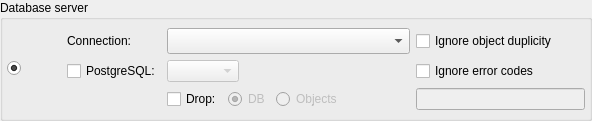
           <widget class="QGroupBox" name="groupBox">
            <property name="sizePolicy">
             <sizepolicy hsizetype="Preferred" vsizetype="Fixed">
              <horstretch>0</horstretch>
              <verstretch>0</verstretch>
             </sizepolicy>
            </property>
            <property name="title">
             <string>Database server</string>
            </property>
            <property name="checkable">
             <bool>false</bool>
            </property>
            <layout class="QGridLayout" name="gridLayout_9">
             <property name="leftMargin">
              <number>4</number>
             </property>
             <property name="topMargin">
              <number>4</number>
             </property>
             <property name="rightMargin">
              <number>4</number>
             </property>
             <property name="bottomMargin">
              <number>4</number>
             </property>
             <item row="0" column="2">
              <widget class="QWidget" name="export_to_dbms_wgt" native="true">
               <property name="sizePolicy">
                <sizepolicy hsizetype="Preferred" vsizetype="Preferred">
                 <horstretch>0</horstretch>
                 <verstretch>0</verstretch>
                </sizepolicy>
               </property>
               <layout class="QGridLayout" name="gridLayout_8">
                <property name="leftMargin">
                 <number>4</number>
                </property>
                <property name="topMargin">
                 <number>4</number>
                </property>
                <property name="rightMargin">
                 <number>0</number>
                </property>
                <property name="bottomMargin">
                 <number>4</number>
                </property>
                <item row="0" column="0" rowspan="3">
                 <layout class="QVBoxLayout" name="verticalLayout_2">
                  <item>
                   <spacer name="verticalSpacer_2">
                    <property name="orientation">
                     <enum>Qt::Vertical</enum>
                    </property>
                    <property name="sizeType">
                     <enum>QSizePolicy::Preferred</enum>
                    </property>
                    <property name="sizeHint" stdset="0">
                     <size>
                      <width>20</width>
                      <height>13</height>
                     </size>
                    </property>
                   </spacer>
                  </item>
                  <item>
                   <widget class="QLabel" name="modelo_sgbd">
                    <property name="enabled">
                     <bool>true</bool>
                    </property>
                    <property name="sizePolicy">
                     <sizepolicy hsizetype="Fixed" vsizetype="Preferred">
                      <horstretch>0</horstretch>
                      <verstretch>0</verstretch>
                     </sizepolicy>
                    </property>
                    <property name="minimumSize">
                     <size>
                      <width>30</width>
                      <height>60</height>
                     </size>
                    </property>
                    <property name="maximumSize">
                     <size>
                      <width>30</width>
                      <height>60</height>
                     </size>
                    </property>
                    <property name="text">
                     <string/>
                    </property>
                    <property name="pixmap">
                     <pixmap resource="../res/resources.qrc">:/imagens/imagens/model2sgdb.png</pixmap>
                    </property>
                    <property name="scaledContents">
                     <bool>true</bool>
                    </property>
                    <property name="alignment">
                     <set>Qt::AlignLeading|Qt::AlignLeft|Qt::AlignVCenter</set>
                    </property>
                   </widget>
                  </item>
                  <item>
                   <spacer name="verticalSpacer_3">
                    <property name="orientation">
                     <enum>Qt::Vertical</enum>
                    </property>
                    <property name="sizeType">
                     <enum>QSizePolicy::Preferred</enum>
                    </property>
                    <property name="sizeHint" stdset="0">
                     <size>
                      <width>20</width>
                      <height>18</height>
                     </size>
                    </property>
                   </spacer>
                  </item>
                 </layout>
                </item>
                <item row="0" column="1">
                 <widget class="QLabel" name="connections_lbl">
                  <property name="enabled">
                   <bool>true</bool>
                  </property>
                  <property name="sizePolicy">
                   <sizepolicy hsizetype="Fixed" vsizetype="Fixed">
                    <horstretch>0</horstretch>
                    <verstretch>0</verstretch>
                   </sizepolicy>
                  </property>
                  <property name="minimumSize">
                   <size>
                    <width>0</width>
                    <height>0</height>
                   </size>
                  </property>
                  <property name="text">
                   <string>Connection:</string>
                  </property>
                 </widget>
                </item>
                <item row="0" column="2">
                 <widget class="QComboBox" name="connections_cmb">
                  <property name="enabled">
                   <bool>true</bool>
                  </property>
                  <property name="minimumSize">
                   <size>
                    <width>0</width>
                    <height>0</height>
                   </size>
                  </property>
                  <property name="insertPolicy">
                   <enum>QComboBox::InsertAlphabetically</enum>
                  </property>
                  <property name="sizeAdjustPolicy">
                   <enum>QComboBox::AdjustToMinimumContentsLengthWithIcon</enum>
                  </property>
                  <property name="iconSize">
                   <size>
                    <width>18</width>
                    <height>18</height>
                   </size>
                  </property>
                 </widget>
                </item>
                <item row="0" column="3">
                 <layout class="QHBoxLayout" name="horizontalLayout_2">
                  <item>
                   <widget class="QCheckBox" name="ignore_dup_chk">
                    <property name="enabled">
                     <bool>true</bool>
                    </property>
                    <property name="sizePolicy">
                     <sizepolicy hsizetype="Minimum" vsizetype="Fixed">
                      <horstretch>0</horstretch>
                      <verstretch>0</verstretch>
                     </sizepolicy>
                    </property>
                    <property name="statusTip">
                     <string>pgModeler ignores errors generated by duplicated objects and creates only that ones which does not exists in the database. This option may be used when an object was created after a previous model export.</string>
                    </property>
                    <property name="text">
                     <string>Ignore object duplicity</string>
                    </property>
                   </widget>
                  </item>
                  <item>
                   <widget class="QWidget" name="ignore_dup_hint" native="true">
                    <property name="sizePolicy">
                     <sizepolicy hsizetype="Fixed" vsizetype="Fixed">
                      <horstretch>0</horstretch>
                      <verstretch>0</verstretch>
                     </sizepolicy>
                    </property>
                    <property name="minimumSize">
                     <size>
                      <width>22</width>
                      <height>22</height>
                     </size>
                    </property>
                    <property name="maximumSize">
                     <size>
                      <width>22</width>
                      <height>22</height>
                     </size>
                    </property>
                   </widget>
                  </item>
                 </layout>
                </item>
                <item row="1" column="1">
                 <widget class="QCheckBox" name="pgsqlvers_chk">
                  <property name="enabled">
                   <bool>true</bool>
                  </property>
                  <property name="sizePolicy">
                   <sizepolicy hsizetype="Fixed" vsizetype="Fixed">
                    <horstretch>0</horstretch>
                    <verstretch>0</verstretch>
                   </sizepolicy>
                  </property>
                  <property name="statusTip">
                   <string>PostgreSQL version in which the SQL code should be generated. It is recommended to select this option only when the version of the DBMS, somehow, is not identifiable or if you need to generate a specific version of SQL code for test purposes.</string>
                  </property>
                  <property name="text">
                   <string>PostgreSQL:</string>
                  </property>
                  <property name="checked">
                   <bool>false</bool>
                  </property>
                  <property name="autoExclusive">
                   <bool>false</bool>
                  </property>
                 </widget>
                </item>
                <item row="1" column="2">
                 <layout class="QGridLayout" name="gridLayout">
                  <item row="0" column="1">
                   <widget class="QWidget" name="pgsqlvers_hint" native="true">
                    <property name="sizePolicy">
                     <sizepolicy hsizetype="Fixed" vsizetype="Fixed">
                      <horstretch>0</horstretch>
                      <verstretch>0</verstretch>
                     </sizepolicy>
                    </property>
                    <property name="minimumSize">
                     <size>
                      <width>22</width>
                      <height>22</height>
                     </size>
                    </property>
                    <property name="maximumSize">
                     <size>
                      <width>22</width>
                      <height>22</height>
                     </size>
                    </property>
                    <property name="statusTip">
                     <string/>
                    </property>
                   </widget>
                  </item>
                  <item row="0" column="0">
                   <widget class="QComboBox" name="pgsqlvers1_cmb">
                    <property name="enabled">
                     <bool>false</bool>
                    </property>
                    <property name="sizePolicy">
                     <sizepolicy hsizetype="Preferred" vsizetype="Fixed">
                      <horstretch>0</horstretch>
                      <verstretch>0</verstretch>
                     </sizepolicy>
                    </property>
                    <property name="minimumSize">
                     <size>
                      <width>0</width>
                      <height>0</height>
                     </size>
                    </property>
                    <property name="maximumSize">
                     <size>
                      <width>16777215</width>
                      <height>16777215</height>
                     </size>
                    </property>
                    <property name="toolTip">
                     <string/>
                    </property>
                    <property name="insertPolicy">
                     <enum>QComboBox::InsertAtBottom</enum>
                    </property>
                   </widget>
                  </item>
                  <item row="0" column="2">
                   <spacer name="horizontalSpacer_2">
                    <property name="orientation">
                     <enum>Qt::Horizontal</enum>
                    </property>
                    <property name="sizeHint" stdset="0">
                     <size>
                      <width>40</width>
                      <height>20</height>
                     </size>
                    </property>
                   </spacer>
                  </item>
                 </layout>
                </item>
                <item row="1" column="3" rowspan="2">
                 <layout class="QGridLayout" name="gridLayout_5">
                  <item row="0" column="2">
                   <widget class="QWidget" name="ignore_extra_errors_hint" native="true">
                    <property name="sizePolicy">
                     <sizepolicy hsizetype="Fixed" vsizetype="Fixed">
                      <horstretch>0</horstretch>
                      <verstretch>0</verstretch>
                     </sizepolicy>
                    </property>
                    <property name="minimumSize">
                     <size>
                      <width>22</width>
                      <height>22</height>
                     </size>
                    </property>
                    <property name="maximumSize">
                     <size>
                      <width>22</width>
                      <height>22</height>
                     </size>
                    </property>
                   </widget>
                  </item>
                  <item row="0" column="0" colspan="2">
                   <widget class="QCheckBox" name="ignore_error_codes_chk">
                    <property name="enabled">
                     <bool>true</bool>
                    </property>
                    <property name="sizePolicy">
                     <sizepolicy hsizetype="Minimum" vsizetype="Fixed">
                      <horstretch>0</horstretch>
                      <verstretch>0</verstretch>
                     </sizepolicy>
                    </property>
                    <property name="statusTip">
                     <string>This advanced option causes pgModeler to ignore extra errors by their numeric codes. These errors must be informed in the input below and separeted by space. For the complete list of error codes check the PostgreSQL docs, section &lt;strong&gt; Appendix A. PostgreSQL Error Codes&lt;/strong&gt;. &lt;strong&gt;WARNING:&lt;/strong&gt; use this option with extreme care since it can interfere in final export result.</string>
                    </property>
                    <property name="text">
                     <string>Ignore error codes</string>
                    </property>
                   </widget>
                  </item>
                  <item row="1" column="0" colspan="3">
                   <widget class="QLineEdit" name="error_codes_edt">
                    <property name="enabled">
                     <bool>false</bool>
                    </property>
                    <property name="clearButtonEnabled">
                     <bool>true</bool>
                    </property>
                   </widget>
                  </item>
                 </layout>
                </item>
                <item row="2" column="2">
                 <layout class="QHBoxLayout" name="horizontalLayout_12">
                  <item>
                   <widget class="QCheckBox" name="drop_chk">
                    <property name="enabled">
                     <bool>true</bool>
                    </property>
                    <property name="sizePolicy">
                     <sizepolicy hsizetype="Minimum" vsizetype="Fixed">
                      <horstretch>0</horstretch>
                      <verstretch>0</verstretch>
                     </sizepolicy>
                    </property>
                    <property name="statusTip">
                     <string>If &lt;strong&gt;DB&lt;/strong&gt; is checked pgModeler will destroy the database if already exists on the server. When &lt;strong&gt;Objects&lt;/strong&gt; is checked pgModeler will execute the DROP command attached to SQL-enabled objects. &lt;strong&gt;WARNING:&lt;/strong&gt; this option leads to data loss so make sure to have a backup before exporting.</string>
                    </property>
                    <property name="text">
                     <string>Drop:</string>
                    </property>
                   </widget>
                  </item>
                  <item>
                   <widget class="QRadioButton" name="drop_db_rb">
                    <property name="enabled">
                     <bool>false</bool>
                    </property>
                    <property name="text">
                     <string>DB</string>
                    </property>
                    <property name="checked">
                     <bool>true</bool>
                    </property>
                   </widget>
                  </item>
                  <item>
                   <widget class="QRadioButton" name="drop_objs_rb">
                    <property name="enabled">
                     <bool>false</bool>
                    </property>
                    <property name="text">
                     <string>Ob&amp;jects</string>
                    </property>
                   </widget>
                  </item>
                  <item>
                   <widget class="QWidget" name="drop_hint" native="true">
                    <property name="sizePolicy">
                     <sizepolicy hsizetype="Fixed" vsizetype="Fixed">
                      <horstretch>0</horstretch>
                      <verstretch>0</verstretch>
                     </sizepolicy>
                    </property>
                    <property name="minimumSize">
                     <size>
                      <width>22</width>
                      <height>22</height>
                     </size>
                    </property>
                    <property name="maximumSize">
                     <size>
                      <width>22</width>
                      <height>22</height>
                     </size>
                    </property>
                    <property name="statusTip">
                     <string>pgModeler will destroy the database if already exists on the server. Make sure to have a backup before use this option because all data will be lost.</string>
                    </property>
                   </widget>
                  </item>
                  <item>
                   <spacer name="horizontalSpacer_4">
                    <property name="orientation">
                     <enum>Qt::Horizontal</enum>
                    </property>
                    <property name="sizeHint" stdset="0">
                     <size>
                      <width>40</width>
                      <height>20</height>
                     </size>
                    </property>
                   </spacer>
                  </item>
                 </layout>
                </item>
               </layout>
              </widget>
             </item>
             <item row="0" column="0">
              <widget class="QRadioButton" name="export_to_dbms_rb">
               <property name="enabled">
                <bool>true</bool>
               </property>
               <property name="sizePolicy">
                <sizepolicy hsizetype="Fixed" vsizetype="Fixed">
                 <horstretch>0</horstretch>
                 <verstretch>0</verstretch>
                </sizepolicy>
               </property>
               <property name="text">
                <string/>
               </property>
               <property name="checked">
                <bool>true</bool>
               </property>
               <property name="autoExclusive">
                <bool>false</bool>
               </property>
              </widget>
             </item>
            </layout>
           </widget>
